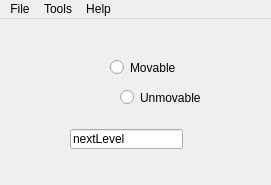
<?xml version="1.0" encoding="UTF-8"?>
<ui version="4.0">
 <class>MainWindow</class>
 <widget class="QMainWindow" name="MainWindow">
  <property name="geometry">
   <rect>
    <x>0</x>
    <y>0</y>
    <width>271</width>
    <height>185</height>
   </rect>
  </property>
  <property name="windowTitle">
   <string>MainWindow</string>
  </property>
  <property name="iconSize">
   <size>
    <width>32</width>
    <height>32</height>
   </size>
  </property>
  <widget class="QWidget" name="centralwidget">
   <widget class="QRadioButton" name="radioButtonMBLOCK">
    <property name="geometry">
     <rect>
      <x>110</x>
      <y>40</y>
      <width>91</width>
      <height>17</height>
     </rect>
    </property>
    <property name="mouseTracking">
     <bool>true</bool>
    </property>
    <property name="text">
     <string>Movable</string>
    </property>
   </widget>
   <widget class="QRadioButton" name="radioButtonNonMovableBlock">
    <property name="geometry">
     <rect>
      <x>120</x>
      <y>70</y>
      <width>82</width>
      <height>17</height>
     </rect>
    </property>
    <property name="text">
     <string>Unmovable</string>
    </property>
   </widget>
   <widget class="QLineEdit" name="lineEdit">
    <property name="geometry">
     <rect>
      <x>70</x>
      <y>110</y>
      <width>113</width>
      <height>20</height>
     </rect>
    </property>
    <property name="text">
     <string>nextLevel</string>
    </property>
   </widget>
  </widget>
  <widget class="QMenuBar" name="menubar">
   <property name="geometry">
    <rect>
     <x>0</x>
     <y>0</y>
     <width>271</width>
     <height>21</height>
    </rect>
   </property>
   <widget class="QMenu" name="menuFile">
    <property name="title">
     <string>File</string>
    </property>
    <addaction name="actionOpen"/>
    <addaction name="actionSave"/>
    <addaction name="actionClose"/>
    <addaction name="actionExit"/>
   </widget>
   <widget class="QMenu" name="menuTools">
    <property name="title">
     <string>Tools</string>
    </property>
    <widget class="QMenu" name="menuSnap_To_Grid">
     <property name="title">
      <string>Snap To Grid</string>
     </property>
     <addaction name="actionSnap_Now"/>
     <addaction name="actionAutomatic_Snapping"/>
    </widget>
    <addaction name="actionDraw_Grid_Lines"/>
    <addaction name="menuSnap_To_Grid"/>
   </widget>
   <widget class="QMenu" name="menuHelp">
    <property name="title">
     <string>Help</string>
    </property>
    <addaction name="actionUsage"/>
    <addaction name="actionCredits"/>
   </widget>
   <addaction name="menuFile"/>
   <addaction name="menuTools"/>
   <addaction name="menuHelp"/>
  </widget>
  <action name="actionOpen">
   <property name="text">
    <string>Open...</string>
   </property>
  </action>
  <action name="actionSave">
   <property name="text">
    <string>Save...</string>
   </property>
  </action>
  <action name="actionClose">
   <property name="text">
    <string>Close</string>
   </property>
  </action>
  <action name="actionExit">
   <property name="text">
    <string>Exit</string>
   </property>
  </action>
  <action name="actionDraw_Grid_Lines">
   <property name="checkable">
    <bool>true</bool>
   </property>
   <property name="text">
    <string>Grid Lines</string>
   </property>
  </action>
  <action name="actionUsage">
   <property name="text">
    <string>Usage</string>
   </property>
  </action>
  <action name="actionCredits">
   <property name="text">
    <string>Credits</string>
   </property>
  </action>
  <action name="actionSnap_Now">
   <property name="text">
    <string>Snap Now</string>
   </property>
  </action>
  <action name="actionAutomatic_Snapping">
   <property name="checkable">
    <bool>true</bool>
   </property>
   <property name="text">
    <string>Automatic Snapping</string>
   </property>
  </action>
 </widget>
 <resources/>
 <connections/>
</ui>
